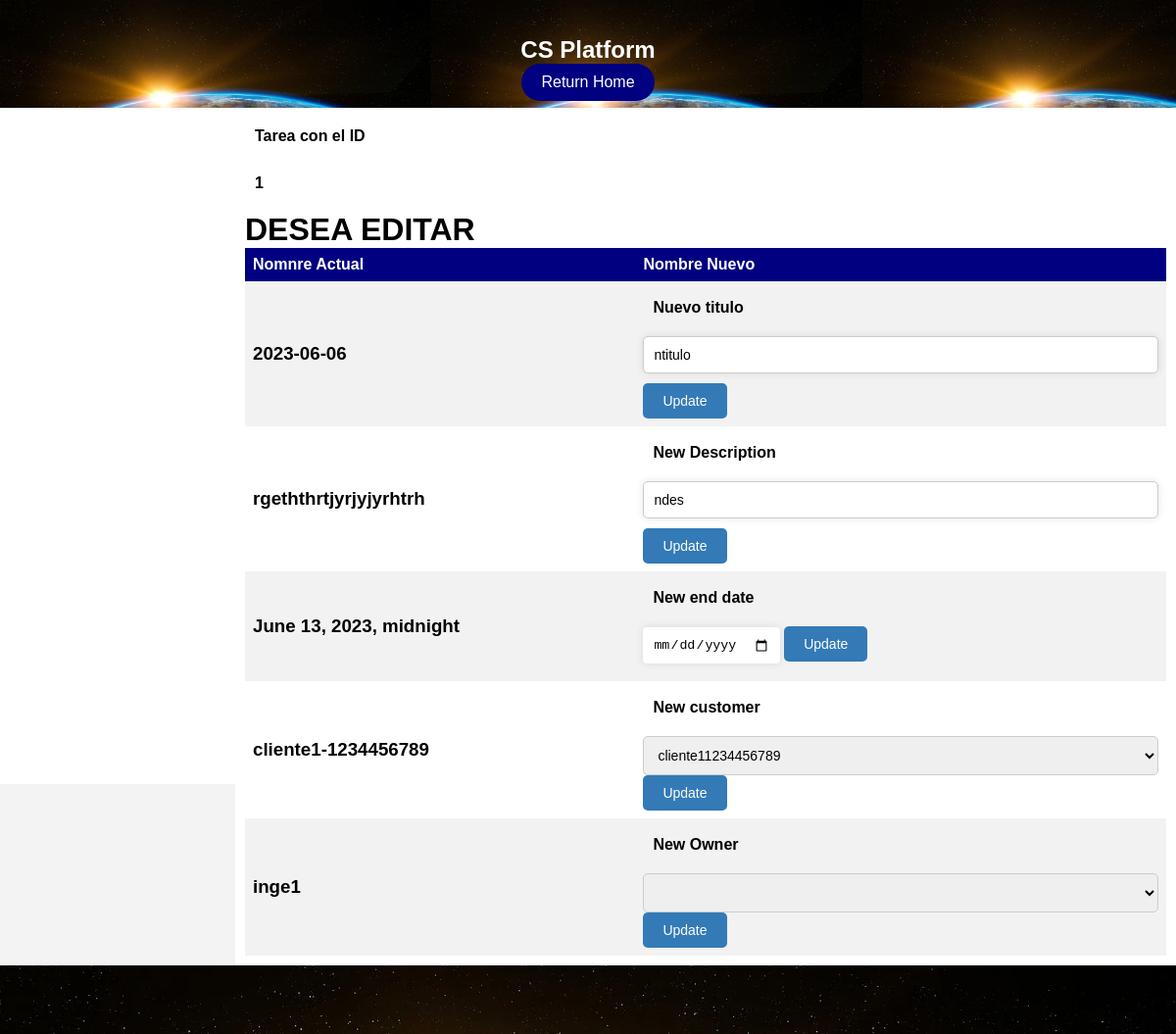
/edit_task/1/, run on the app's committed database.
### app/models.py (models this page shows)
class Tarea(models.Model):
    titulo = models.CharField(max_length=100)
    descripcion = models.TextField()
    progreso = models.IntegerField(default=0)
    owner = models.ForeignKey(User, on_delete=models.PROTECT)
    fecha_creacion = models.DateTimeField(auto_now_add=True)
    fecha_vencimiento = models.DateTimeField()
    contacto_cliente = models.ForeignKey(Cliente, on_delete=models.PROTECT)

### app/views.py (the view)
# urls.py: path('edit_task/<int:task_id>/', views.edit_task, name='edit_task'),
def edit_task(request, task_id):
    task = Tarea.objects.filter(id=task_id)
    u = User.objects.all()
    cl = Cliente.objects.all()
    context ={
        'task':[],
        'u': u,
        'cl': cl,
     }
    for task in task:
        cliente = Cliente.objects.get(id=task.contacto_cliente_id)
        task.cliente = cliente.nombre+'-'+cliente.contacto  # Agregar el atributo "cliente" a la task.       }
        context['task'].append(task)
    return render(request, 'app/edit_task.html', context)

### app/templates/app/edit_task.html (shortened to what this page needs)
{% load static %}
<!DOCTYPE html>
<html lang="en">
<head>
    <link href="{% static 'app/css/netcarestilo.css' %}" rel="stylesheet">
</head>
<html>
<body>
    <div id="contenedor" class="contenedor">
        <div id="header" class="header">
            <h2>CS Platform</h2>
            <nav id="menu" class="menu">
                <a href="{% url 'app:dashboardhws' %}">Return Home</a>
            </nav>
        </div>
        <div class="contenido">
            {%for task in task%}
            <label for="">Tarea con el ID</label>
            <label>{{task.id}}</label>
            {% endfor %}
            <h1>DESEA EDITAR</h1>
            <table>
                <tr>
                    <th>Nomnre Actual</th>
                    <th>Nombre Nuevo</th>
                </tr>
                <tr>
                    {%for task in task%}
                    <td class="title">
                        <h3>{{task.titulo}}</h3>
                    </td>
                    <td>
                        <form action="{% url 'app:edit_task2' task.id %}" method="post">
                            <label for="">Nuevo titulo</label>
                            <input name="ntitulo" value="ntitulo" type="text">
                            <button type="submit" class="submit-btn"> Update</button>
                        </form>
                    </td>
                    {% endfor %}
                </tr>
                <tr>
                    {%for task in task%}
                    <td class="title">
                        <h3>{{task.descripcion}}</h3>
                    </td>
                    <td>
                        <form action="{% url 'app:edit_task3' task.id %}" method="post">
                            <label for="">New Description</label>
                            <input name="ndes" value="ndes" type="text">
                            <button type="submit" class="submit-btn"> Update</button>
                        </form>
                    </td>
                    {% endfor %}
                </tr>
                <tr>
                    {%for task in task%}
                    <td class="title">
                        <h3>{{task.fecha_vencimiento}}</h3>
                    </td>
                    <td>
                        <form action="{% url 'app:edit_task4' task.id %}" method="post">
                            <label for="">New end date</label>
                            <input name="ndate" value="ndate" type="date">
                            <button type="submit" class="submit-btn"> Update</button>
                        </form>
                    </td>
                    {% endfor %}
                </tr>
                <tr>
                    {%for task in task%}
                    <td class="title">
                        <h3>{{task.cliente}}</h3>
                    </td>
                    <td>
                        <form action="{% url 'app:edit_task5' task.id %}" method="post">
                            <label for="">New customer</label>
                            <select name="cliente">
                                {%for cl in cl%}
                                <option value={{cl.id}} >{{cl.nombre}}{{cl.contacto}}</option>
                                {% endfor %}
                            </select>
                            <button type="submit" class="submit-btn"> Update</button>
                        </form>
                    </td>
                    {% endfor %}
                </tr>
                <tr>
                    {%for task in task%}
                    <td class="title">
                        <h3>{{task.owner}}</h3>
                    </td>
                    <td>
                        <form action="{% url 'app:edit_task6' task.id %}" method="post">
                            <label for="">New Owner</label>
                            <select name="cliente">
                                {%for u in u%}
                                <option value={{u.id}} >{{u.first_name}}{{u.last_name}}</option>
                                {% endfor %}
                            </select>
                            <button type="submit" class="submit-btn"> Update</button>
                        </form>
                    </td>
                    {% endfor %}
                </tr>
            </table>
        </div>
        <div class="footer"></div>
    </div>
</body>
</html>

### app/Static/app/css/netcarestilo.css (style rules this page uses)
.contenedor { background-color: #fff; width: 100vw; height: 100vh; display: grid; grid-template: 110px 1fr 70px / 1fr 4fr; grid-template-areas: "header header" "barra contenido" "footer footer"; }
.header { display: flex; justify-content: center; align-items: center; background-color: rgba(0, 0, 128, 0.473); grid-area: header; flex-direction: column; background-image: url('/static/app/image/earthbbb.jpg'); background-size: cover; background-size: auto 200%; color: white; }
.menu { display: flex; justify-content: center; align-items: center; }
.menu a { display: inline-block; margin: 0 10px; padding: 10px 20px; border-radius: 20px; background-color: navy; color: #fff; text-decoration: none; transition: all 0.3s ease-in-out; }
.contenido { background: #fff; grid-area: contenido; padding: 10px; }
.footer { background-color: rgba(0, 0, 128, 0.473); grid-area: footer; background-image: url('/static/app/image/earthbbb.jpg'); background-size: cover; background-size: auto; }
* { box-sizing: border-box; margin: 0; padding: 0; }
body { background-color: #f2f2f2; font-family: Arial, sans-serif; }
form { display: inline; padding: 0; flex-wrap: wrap; display: block; }
label, input, textarea { padding: 10px; margin-bottom: 10px; }
input, textarea { background: white; border: none; border-radius: 4px; box-shadow: 0 0 8px rgba(0, 0, 0, 0.1); transition: box-shadow 0.5s ease; }
body { font-family: Arial, sans-serif; background-color: #f3f3f3; }
label { display: block; font-weight: bold; }
input[type="text"], textarea, select { width: 100%; padding: 10px; border: 1px solid #ccc; border-radius: 5px; font-size: 14px; }
table { border-collapse: collapse; width: 100%; }
th, td { text-align: left; padding: 8px; }
th { background-color: navy; color: white; }
tr:nth-child(even) { background-color: #f2f2f2; }
h2 { color: #ffffff; margin-top: 30px; }
button { padding: 10px 20px; background-color: #337ab7; color: #fff; border: none; border-radius: 5px; font-size: 14px; cursor: pointer; transition: background-color 0.3s ease; }

### data on the page
Tarea: id "1", titulo "2023-06-06", descripcion "rgeththrtjyrjyjyrhtrh", fecha_vencimiento "June 13, 2023, midnight", cliente "cliente1-1234456789", owner "inge1"

### other printed values
form field cliente "cliente11234456789"
